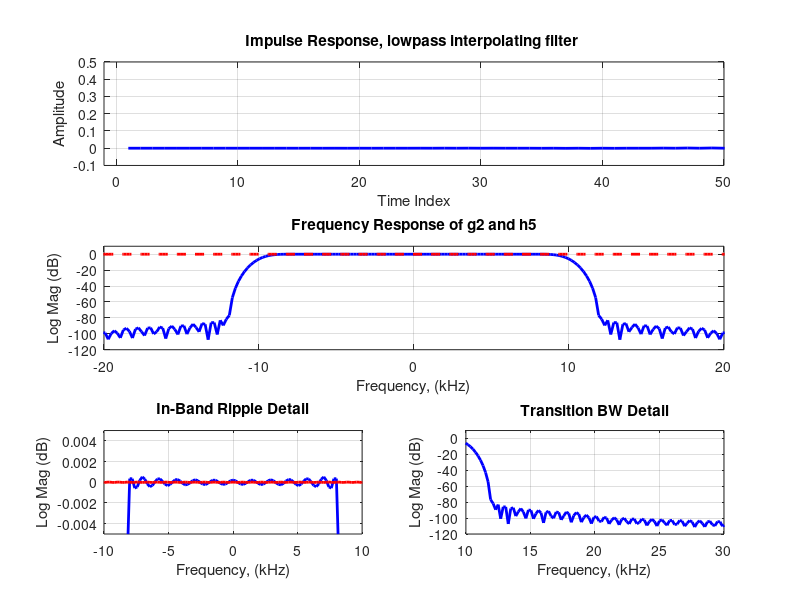

Write MATLAB code to recreate this figure.
fs1 = 50;
fs2 = 100;
fs3 = 200;
f1 = 8; 
f2 = 12; 
A_dB = 80;

Beta = A_dB/10; %if A_dB < 40 dB have to reduce Beta
M = floor((fs1/(f2-f1))*A_dB/15); %For windowed design, A_dB/22

if rem(M,2)==0 %we want N to be an odd integer 
    M=M+1;  
end

MM=(M-1)/2; %Compute end points of array interval, NN
phi=2*pi*(-MM:MM)*(f1+f2)/(2*fs1); %compute phase argument of sinc filter
 
h=sin(phi)./phi; %unscaled sinc filter h
h(MM+1)=1; %correct failed 0/0 computation
h0=h.*kaiser(2*MM+1,Beta)'; %Apply window to obtain Stopband Ripple
h2=h0*(f2+f1)/fs1; %Scale filter gain f0/fs

h3 = zeros(1,2*length(h2));
h3(1:2:end) = h2;

f13 = fs2/8;
f23 = fs2/4;

phi3 = 2*pi*(-length(h3):length(h3))*(f13+f23)/(2*fs2);
h1 = sin(phi3)./phi3;
h1(length(h3)+1) = 1;
h03 = h1 .* kaiser(2*length(h3)+1, Beta)';
g1 = h03*(f23+f13)/fs2;

h4 = conv(h3, g1, 'same');

%h5
h5 = zeros(1,2*length(h4));
h5(1:2:end) = h4;

f14 = fs3/8;
f24 = fs3/4;

phi4 = 2*pi*(-length(h5):length(h5))*(f14+f24)/(2*fs3);
h7 = sin(phi4)./phi4;
h7(length(h5)+1) = 1;
h04 = h7 .* kaiser(2*length(h5)+1, Beta)';
g2 = h04*(f24+f14)/fs3;

figure(205)
subplot(3,1,1)
plot(h5,'b','linewidth',2)
grid on
axis([-1 50 -0.1 0.5])
title('Impulse Response, lowpass interpolating filter ')
xlabel('Time Index')
ylabel('Amplitude')

fh3=fftshift(20*log10(abs(fft(g2,1024))));

fh2=fftshift(20*log10(abs(fft(h5,1024))));

subplot(3,1,2)
plot([-0.5:1/1024:0.5-1/1024]*fs3,fh2,'b','linewidth',2)
hold on
plot([-0.5:1/1024:0.5-1/1024]*fs3,fh3,'--r','linewidth',2)
hold off
grid on
axis([-20 +20 -120 10])
title('Frequency Response of g2 and h5')
xlabel('Frequency, (kHz)')
ylabel('Log Mag (dB)')

subplot(3,2,5)
plot([-0.5:1/1024:0.5-1/1024]*fs3,fh2,'b','linewidth',2)
grid on
hold on 
plot([-0.5:1/1024:0.5-1/1024]*fs3,fh3,'r','linewidth',2)
hold off
axis([-10 +10 -0.005 0.005])
title('In-Band Ripple Detail')
xlabel('Frequency, (kHz)')
ylabel('Log Mag (dB)')

subplot(3,2,6)
plot([-0.5:1/1024:0.5-1/1024]*fs3,fh2,'b','linewidth',2)
grid on
axis([10 +30 -120 10])
title('Transition BW Detail')
xlabel('Frequency, (kHz)')
ylabel('Log Mag (dB)')
